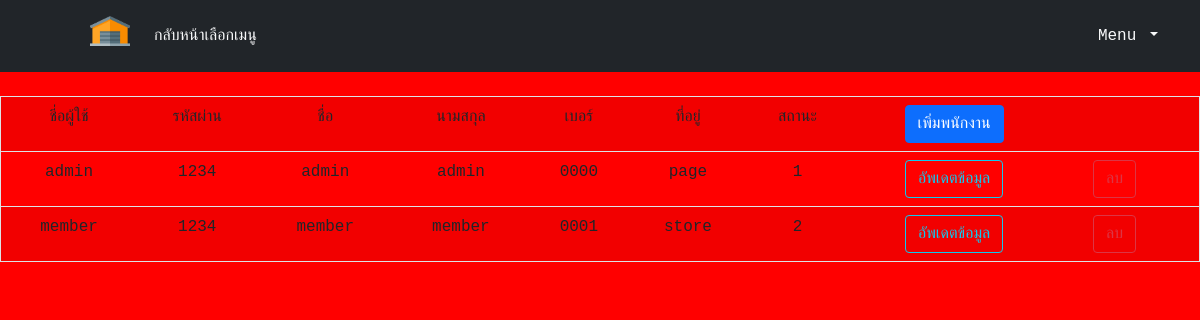
Screenshot of /Project/user_info.php with the database file from the repository.
### tables this page shows
CREATE TABLE `user` (
  `username` varchar(50) NOT NULL,
  `password` varchar(20) NOT NULL,
  `name` varchar(255) NOT NULL,
  `surname` varchar(255) NOT NULL,
  `tel` varchar(10) NOT NULL,
  `address` varchar(255) NOT NULL,
  `role` varchar(10) NOT NULL
);

### Project/user_info.php (the view, shortened to what this page needs)
<?php require("connect.php");   ?>
<!DOCTYPE html>
<html>
<head>
    <link href="https://cdn.jsdelivr.net/npm/bootstrap@5.0.1/dist/css/bootstrap.min.css" rel="stylesheet">
    <link rel="stylesheet" type="text/css" href="Project\mystyle.css">
    </head>
    <body>
    <header class="p-3 bg-dark text-white">
    <div class="container">
      <div class="d-flex flex-wrap align-items-center justify-content-center justify-content-lg-start">
        <a href="/" class="d-flex align-items-center mb-2 mb-lg-0 text-white text-decoration-none">
          <svg class="bi me-2" width="40" height="32" role="img" aria-label="Bootstrap"><use xlink:href="#bootstrap"/></svg>
        </a>
        <ul class="nav col-12 col-lg-auto me-lg-auto mb-2 justify-content-center mb-md-0">
        <img src="warehouse.gif" alt="" width="40" height="30" class="d-inline-block align-text-top"></a></li>
          <li><a href="#" class="nav-link px-2 link-light"></a></li>
          <li><a href="indexmenu_admin.php" class="nav-link px-2 link-light">กลับหน้าเลือกเมนู</a></li>
        </ul>
        <div class="dropdown text-end">
          <a href="#" class="d-block link-light text-decoration-none dropdown-toggle" id="dropdownUser1" data-bs-toggle="dropdown" aria-expanded="false">
          Menu
          </a>
        </div>
      </div>
    </div>
  </header>
<?php
$data = ' SELECT *  FROM user; ';
$dataQuery = mysqli_query($check, $data);
?>
<br>
<table class="table table-striped table-hover" border="1">
<tr>
<td align="center"> ชี่อผู้ใช้</td>
<td align="center"> รหัสผ่าน</td>
<td align="center"> ชื่อ</td>
<td align="center"> นามสกุล</td>
<td align="center"> เบอร์</td>
<td align="center"> ที่อยู่</td>
<td align="center"> สถานะ</td>
<td align="center"><a href = "user_insert.php"> <button type="button" class="btn btn-primary">เพิ่มพนักงาน</button></a></td>
<td align="center"></td>
<td align="center"></td>
</tr>
<?php
while ($dataResult = mysqli_fetch_assoc($dataQuery)) {
?>
<tr>
<td align="center"> <?php echo $dataResult["username"]; ?> </td>
<td align="center"> <?php echo $dataResult["password"]; ?> </td>
<td align="center"> <?php echo $dataResult["name"]; ?> </td>
<td align="center"> <?php echo $dataResult["surname"]; ?> </td>
<td align="center"> <?php echo $dataResult["tel"]; ?> </td>
<td align="center"> <?php echo $dataResult["address"]; ?> </td>
<td align="center"> <?php echo $dataResult["role"]; ?> </td>
<td align="center"><a href = "user_update.php?id=<?php echo $dataResult["username"];?>"><button type="button" class="btn btn-outline-info">อัพเดตข้อมูล</button></a></td>
<td align="center"><a href = "user_processdel.php?iddel=<?php echo $dataResult["username"];?>"><button type="button" class="btn btn-outline-danger">ลบ</button></a></a></td>
<td align="center"></td>
</tr>
<?php  }   ?>
</table>
    </body>
</html>

### Project/mystyle.css (style rules this page uses)
body { background-color: rgb(255, 0, 0); font-family: 'Courier New', Courier, monospace; }

### rows the page displays
user: username "admin", password "1234", name "admin", surname "admin", tel "0000", address "page", role "1"
user: username "member", password "1234", name "member", surname "member", tel "0001", address "store", role "2"
